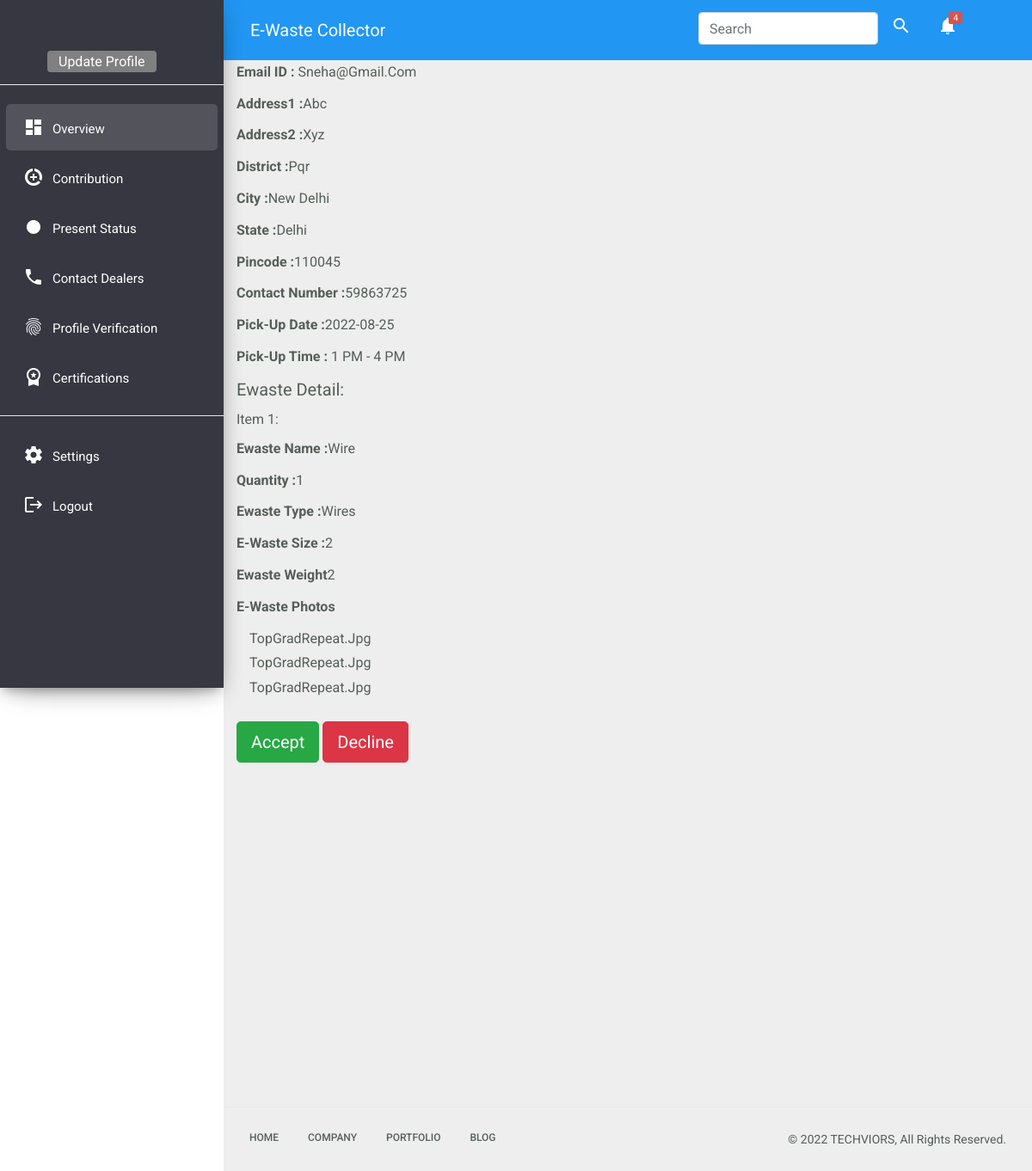
The app's page /requestcollector with its own data.
### myapp/models.py (models this page shows)
class Dform(models.Model):
    email =models.CharField(max_length = 122)
    address1=models.CharField(max_length= 122)
    address2 = models.CharField(max_length = 122)
    district = models.CharField(max_length = 122)
    city = models.CharField(max_length = 122)
    state = models.CharField(max_length = 122)
    pincode = models.CharField(max_length = 122)
    contact_no =models.CharField(max_length = 12)
    ename=models.CharField(max_length=122)
    EwasteType = models.CharField(max_length =122)
    size = models.CharField(max_length = 122)
    weight = models.CharField(max_length=122)
    quantity = models.CharField(max_length = 122)
    date_s = models.CharField(max_length = 122)
    time = models.CharField(max_length = 122)
    e_img = models.FileField(upload_to='', storage=None, max_length=100)
    e_img2 = models.FileField(upload_to='', storage=None, max_length=100)
    e_img3 = models.FileField(upload_to='', storage=None, max_length=100)
    date = models.DateField()

### myapp/views.py (the view)
# urls.py: path("requestcollector",views.requestcollector,name='requestcollector'),
def requestcollector(request):
        item_list = Dform.objects.all()
        context = {
            'item_list' : item_list
        }
        return render(request,'requestcollector.html',context)

### templates/requestcollector.html (shortened to what this page needs)
{% extends 'dashboard2.html' %}
{% block body %}
<!DOCTYPE html>
<html lang="en">
<head>
    <link rel="stylesheet" href="https://cdnjs.cloudflare.com/ajax/libs/datepicker/0.6.5/datepicker.min.css"
 />
</head>
<body>
    {% for i in item_list %}
        <div class="container">
            <div class="row g-3">
                <div class="col-12">
                    <label for="email" class="form-label"> <strong>Email ID :</strong> {{i.email}}
                    </label>
                </div>
                <div class="col-12">
                    <label for="address1" class="form-label"> <strong> Address1 :</strong>{{i.address1}}</label>
                </div>
                <div class="col-12">
                    <label for="address2" class="form-label"><strong>Address2 :</strong>{{i.address2}}</label>
                </div>
                <div class="col-12">
                    <label for="district" class="form-label"><strong>District :</strong>{{i.district}}</label>
                </div>
                <div class="col-12">
                    <label for="city" class="form-label"><strong>City :</strong>{{i.city}}</label>
                </div>
                <div class="col-12">
                    <label for="state" class="form-label"><strong>State :</strong></label>{{i.state}}
                </div>
                <div class="col-12">
                    <label for="pincode" class="form-label"><strong>Pincode :</strong>{{ i.pincode}}</label>
                </div>
                <div class="col-12">
                    <label for="contact_no" class="form-label"><strong>Contact Number :</strong>{{i.contact_no}}</label>
                </div>
                <div class="col-12">
                    <label for="date_s" class="form-label"><strong>pick-up date :</strong>{{i.date_s}}</label>
                </div>
                <div class="col-12">
                    <label for="time" class="form-label"><strong>pick-up time : </strong>{{i.time}}</label><br>
                </div>
                <div class="col-12">
                    <strong><h5>Ewaste Detail:</h5></strong>
                    <strong><h6> Item 1:</h6></strong>
                </div>
                <div class="col-12">
                    <label for="ename" class="form-label"><strong>Ewaste Name :</strong>{{i.ename}}</label>
                </div>
                <div class="col-12">
                    <label for="quantity" class="form-label"><strong>quantity :</strong>{{i.quantity}}</label>
                </div>
                <div class="col-12">
                    <label for="EwasteType" class="form-label"><strong>Ewaste Type :</strong>{{i.EwasteType}}</label>
                </div>
                <div class="col-12">
                    <label for="size" class="form-label"><strong>E-waste Size :</strong>{{i.size}}</label><br>
                </div>
                <div class="col-12">
                    <label for="weight" class="form-label"><strong>Ewaste Weight</strong>{{i.weight}}</label>
                </div>
                <div class="col-12">
                    <label for="e_img" class="form-label"><strong>E-Waste photos</strong></label>
                    <div class="col-md-6 mb-4">
                        <div>
                        {{i.e_img}}
                        </div>
                        <div>{{i.e_img2}}</div>
                        <div>{{i.e_img3}}</div>
                    </div>
                </div>
                <div class="col-12">
                    <button class="btn btn-success btn-lg" type="">Accept</button>
                    <button class="btn btn-danger btn-lg" type="submit">Decline</button>
                </div>
            </div>
        </div>
    {% endfor %}
</body>
</html>
{% endblock body %}

### templates/dashboard2.html (shortened to what this page needs)
<!doctype html>
<html lang="en">
<head>
    <link rel="stylesheet" href="static/css/bootstrap.min.css">
    <link rel="stylesheet" href="static/css/custom.css">
</head>
<body>
    <div class="wrapper">
        <nav id="sidebar">
            <div class="sidebar-header">
                <button type="button" class="btn" style="height:25px; line-height: 10px; margin-left: 35px;transform: translateY(8px); background-color: grey; color: white;">Update
                    Profile</button>
            </div>
            <ul class="list-unstyled components">
                <li class="active">
                    <a href="dashboard2" class="dashboard"><i class="material-icons">dashboard</i><span>Overview</span></a>
                </li>
                <li>
                    <a href="#" class="dashboard"><i
                            class="material-icons">data_saver_on</i><span>Contribution</span></a>
                </li>
                <li>
                    <a href="#" class="dashboard"><i class="material-icons">fiber_manual_record</i><span>Present
                            Status</span></a>
                </li>
                <li>
                    <a href="#
                    " class="dashboard"><i class="material-icons">phone</i><span>Contact dealers</span></a>
                </li>
                <li>
                    <a href="/profile" class="dashboard"><i class="material-icons">fingerprint</i><span>Profile
                            Verification</span></a>
                </li>
                <li>
                    <a href="#" class="dashboard"><i
                            class="material-icons">workspace_premium</i><span>Certifications</span></a>
                </li>
                <hr>
                <li>
                    <a href="#" class="dashboard"><i class="material-icons">settings</i><span>Settings</span></a>
                </li>
                <li>
                    <a href="#" class="dashboard"><i class="material-icons">logout</i><span>Logout</span></a>
                </li>
            </ul>
        </nav>
        <div id="content">
            <div class="top-navbar">
                <nav class="navbar navbar-expand-lg">
                    <div class="container-fluid">
                        <a class="navbar-brand" href="dashboard2">E-waste Collector </a>
                        <div class="collapse navbar-collapse d-lg-block d-xl-block d-sm-none d-md-none d-none"
                            id="navbarSupportedContent">
                            <ul class="nav navbar-nav ml-auto">
                                <li class="nav-item">
                                    <form class="d-flex " style="transform: translateY(6px);">
                                        <input class="form-control me-2" type="search" placeholder="Search"
                                            aria-label="Search">
                                    </form>
                                </li>
                                <li class="nav-item">
                                    <a class="nav-link" href="#">
                                        <span class="material-icons">search</span>
                                    </a>
                                </li>
                                <li class="nav-item ">
                                    <a href="/notifications2">
                                        <span class="material-icons">notifications</span>
                                        <span class="notification">4</span>
                                    </a>
                                </li>
                                <li class="nav-item">
                                    <a class="nav-link user-name" href="#">{{data.name}}
                                    </a>
                                </li>
                            </ul>
                        </div>
                    </div>
                </nav>
            </div>
            {% block body%} {%endblock body%}
            <footer class="footer" style="margin-top:25rem ;">
                <div class="container-fluid">
                    <div class="row">
                        <div class="col-md-6">
                            <nav class="d-flex">
                                <ul class="m-0 p-0">
                                    <li>
                                        <a href="/">
                                            Home
                                        </a>
                                    </li>
                                    <li>
                                        <a href="#">
                                            Company
                                        </a>
                                    </li>
                                    <li>
                                        <a href="#">
                                            Portfolio
                                        </a>
                                    </li>
                                    <li>
                                        <a href="#">
                                            Blog
                                        </a>
                                    </li>
                                </ul>
                            </nav>
                        </div>
                        <div class="col-md-6">
                            <p class="copyright d-flex justify-content-end"> © 2022 TECHVIORS, All rights reserved.
                            </p>
                        </div>
                    </div>
                </div>
            </footer>
        </div>
</body>
</html>

### static/css/custom.css (style rules this page uses)
body, html { line-height: 1.8; font-family: 'Roboto', sans-serif; color: #555e58; text-transform:capitalize; text-rendering: optimizeLegibility !important; -webkit-font-smoothing: antialiased !important; font-weight: 400; margin:0px; padding:0px; }
h1, h2, h3, h4, h5, h6, .h1, .h2, .h3, .h4 { font-weight: 400; line-height: 1.5em; }
p { font-size: 15px; margin: 12px 0 0; line-height: 24px; }
a { color: #333; font-weight: 400; }
button { cursor:pointer; }
ul, ol { padding: 0; margin:0px; list-style: none; }
a, a:hover, a:focus { color: #333; text-decoration: none; transition: all 0.3s; }
.material-icons { font-family: 'Material Icons'; font-weight: normal; font-style: normal; font-size: 24px; display: inline-block; line-height: 1; text-transform: none; letter-spacing: normal; word-wrap: normal; white-space: nowrap; direction: ltr; -webkit-font-smoothing: antialiased; text-rendering: optimizeLegibility; -moz-osx-font-smoothing: grayscale; font-feature-settings: 'liga'; }
.wrapper { position: relative; width:100%; overflow:auto; }
#sidebar { position:fixed; height:100vh!important; top: 0; bottom: 0; left: 0; z-index:11; width: 260px; overflow:auto; transition:all 0.3s ; background-color: #363740; box-shadow: 0 10px 30px -12px rgb(0 0 0 / 42%), 0 4px 25px 0px rgb(0 0 0 / 12%), 0 8px 10px -5px rgb(0 0 0 / 20%); }
#sidebar .sidebar-header { padding:20px; background-color:#363740; border-bottom:1px solid #eee; }
#sidebar ul li { padding:2px 7px; }
#sidebar ul li.active>a { color: #333; background-color: rgba(200, 200, 200, 0.2); }
#sidebar ul.components { padding: 20px 0; }
#sidebar ul li a { padding: 10px; line-height: 30px; border-radius:5px; font-size: 15px; position:relative; font-weight: 400; display: block; }
#sidebar ul li a span { text-transform:capitalize; display:inline-block; color: white; }
#sidebar ul li a i { position: relative; margin-right: 10px; top: 5px; color:white; margin-left: 10px; }
hr { background-color: white; }
#content { position: relative; transition: all 0.3s; background-color: #EEEEEE; }
.top-navbar { width:100%; z-index:9; position:relative; }
.navbar { background-color: #2196F3; color: #FFFFFF; }
.navbar-brand { color: #FFFFFF; }
.navbar-nav > li > a { color: #FFFFFF; }
.navbar .notification { position: absolute; top: 5px; right: 10px; display: block; font-size: 9px; border: 0px; font-size: 10px; background: #d9534f; min-width: 15px; text-align: center; padding: 1px 5px; height: 15px; border-radius: 2px; line-height: 14px; }
.navbar-nav li a { position: relative; display: block; padding: 10px 15px!important; }
.footer { border-top: 1px solid #e7e7e7; }
footer { padding: 10px 0; position:relative; width:100%; }
footer ul li { display: inline-block; }
footer ul li a { color: inherit; padding: 15px; font-weight: 500; font-size: 12px; text-transform: uppercase; border-radius: 3px; text-decoration: none; position: relative; display: block; }
footer .copyright { padding: 15px; font-size:14px; margin: 0; }
@media only screen and (min-width:992px) { #content { width: calc(100% - 260px); position: relative; float: right; transition: all 0.3s; background-color: #EEEEEE; } }
.user-name { font-size: 13px; }
.user-name { margin-left: 10px; font-size: 15px; }

### records on screen
Dform: email "Sneha@gmail.com", address1 "Abc", address2 "Xyz", district "Pqr", city "New Delhi", state "Delhi", pincode "110045", contact_no "59863725", date_s "2022-08-25", time "1 PM - 4 PM", ename "Wire", quantity "1", EwasteType "Wires", size "2", weight "2", e_img "TopGradRepeat.jpg", e_img2 "TopGradRepeat.jpg", e_img3 "TopGradRepeat.jpg"
